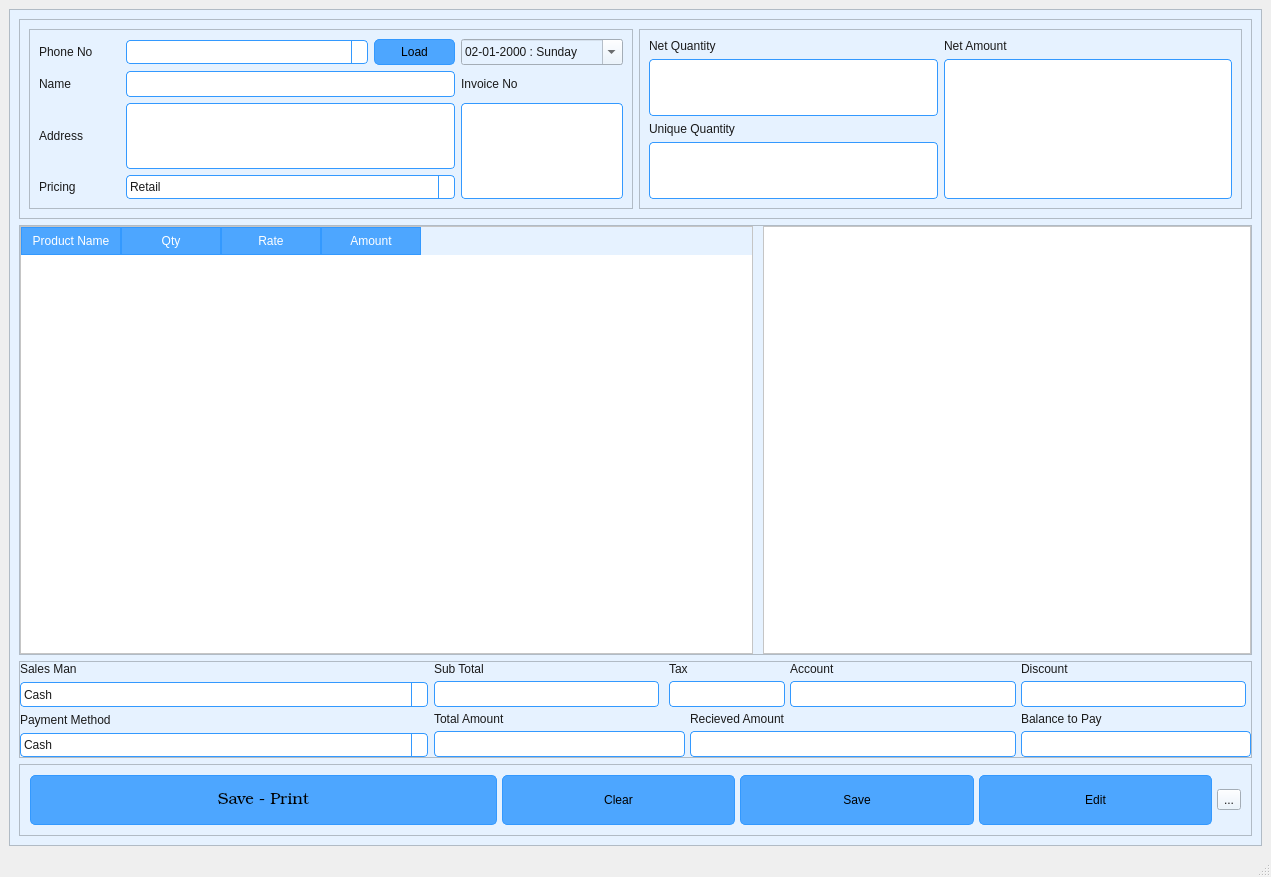
<?xml version="1.0" encoding="UTF-8"?>
<ui version="4.0">
 <class>MainWindow</class>
 <widget class="QMainWindow" name="MainWindow">
  <property name="geometry">
   <rect>
    <x>0</x>
    <y>0</y>
    <width>1271</width>
    <height>877</height>
   </rect>
  </property>
  <property name="windowTitle">
   <string>MainWindow</string>
  </property>
  <widget class="QWidget" name="centralwidget">
   <layout class="QVBoxLayout" name="verticalLayout_2">
    <item>
     <widget class="QScrollArea" name="scrollArea">
      <property name="sizePolicy">
       <sizepolicy hsizetype="Expanding" vsizetype="Expanding">
        <horstretch>0</horstretch>
        <verstretch>0</verstretch>
       </sizepolicy>
      </property>
      <property name="autoFillBackground">
       <bool>false</bool>
      </property>
      <property name="styleSheet">
       <string notr="true">/* Global font and base style for all widgets */
QWidget {
font:  9pt &quot;Bookman Old Style&quot;;

    color: #1a1a1a;
    background-color: #e6f2ff; /* very light blue background */
}

/* QPushButton */
QPushButton {
    background-color: #4da6ff; /* light blue */
    color: black;
    border: 1px solid #3399ff;
    border-radius: 5px;
    padding: 5px 10px;
}

QPushButton:hover {
    background-color: #3399ff;
}

QPushButton:pressed {
    background-color: #007acc;
}

/* QLineEdit */
QLineEdit {
    border: 1px solid #3399ff;
    border-radius: 4px;
    padding: 4px;
    background-color: #ffffff;
    selection-background-color: #99ccff;
}

/* QTextEdit */
QTextEdit {
    border: 1px solid #3399ff;
    border-radius: 4px;
    background-color: #ffffff;
    selection-background-color: #99ccff;
}

/* QLabel */
QLabel {
    color: #1a1a1a;
    font-weight: normal;
}

/* QComboBox */
QComboBox {
    border: 1px solid #3399ff;
    border-radius: 4px;
    padding: 3px;
    background-color: #ffffff;
}

QComboBox::drop-down {
    border-left: 1px solid #3399ff;
}

QComboBox QAbstractItemView {
    background-color: #e6f2ff;
    selection-background-color: #99ccff;
}

/* QTableView / QTreeView */
QTableView, QTreeView {
    gridline-color: #3399ff;
    background-color: #ffffff;
    alternate-background-color: #f2f9ff;
    selection-background-color: #99ccff;
}

/* QHeaderView for tables */
QHeaderView::section {
    background-color: #4da6ff;
    color: white;
    padding: 4px;
    border: 1px solid #3399ff;
}

/* QCheckBox and QRadioButton */
QCheckBox, QRadioButton {
    spacing: 5px;
}

QCheckBox::indicator, QRadioButton::indicator {
    width: 16px;
    height: 16px;
}

/* QSlider */
QSlider::groove:horizontal {
    border: 1px solid #3399ff;
    height: 6px;
    background: #cce6ff;
    border-radius: 3px;
}

QSlider::handle:horizontal {
    background: #4da6ff;
    border: 1px solid #3399ff;
    width: 12px;
    margin: -5px 0;
    border-radius: 6px;
}

/* QProgressBar */
QProgressBar {
    border: 1px solid #3399ff;
    border-radius: 5px;
    text-align: center;
    background-color: #cce6ff;
}

QProgressBar::chunk {
    background-color: #4da6ff;
    width: 10px;
}

QGroupBox::title {
    font-weight: bold;
    color: #1a1a1a; /* optional: set title color */
    subcontrol-origin: margin;
    subcontrol-position: top left;
    padding: 0 3px;
}


/* Hover effect for enabled button */
QPushButton:hover:!disabled {
    background-color: #3399ff;
}

/* Pressed effect for enabled button */
QPushButton:pressed:!disabled {
    background-color: #007acc;
}

/* Disabled button */
QPushButton:disabled {
    background-color: #d9d9d9; /* light grey */
    color: #a6a6a6;           /* grey text */
    border: 1px solid #bfbfbf;
}


/* Drop-down button area */
QComboBox::drop-down {
    subcontrol-origin: padding;
    subcontrol-position: top right;
    width: 20px;
    border-left: 1px solid #3399ff;
    background-color: #4da6ff; /* light blue button */
    border-top-right-radius: 4px;
    border-bottom-right-radius: 4px;
    image:url(/Source_icon/chevrons-down.svg) /* custom arrow icon */
}
QComboBox::down-arrow {
    image: url(:/Source_icon/chevrons-down.svg);
    width: 12px;
    height: 12px;
}</string>
      </property>
      <property name="widgetResizable">
       <bool>true</bool>
      </property>
      <widget class="QWidget" name="scrollAreaWidgetContents">
       <property name="geometry">
        <rect>
         <x>0</x>
         <y>0</y>
         <width>1247</width>
         <height>802</height>
        </rect>
       </property>
       <layout class="QVBoxLayout" name="verticalLayout_3" stretch="0,6,0,0">
        <item>
         <widget class="QFrame" name="frame_2">
          <property name="sizePolicy">
           <sizepolicy hsizetype="Preferred" vsizetype="Preferred">
            <horstretch>0</horstretch>
            <verstretch>0</verstretch>
           </sizepolicy>
          </property>
          <property name="minimumSize">
           <size>
            <width>0</width>
            <height>0</height>
           </size>
          </property>
          <property name="maximumSize">
           <size>
            <width>16777215</width>
            <height>200</height>
           </size>
          </property>
          <property name="frameShape">
           <enum>QFrame::StyledPanel</enum>
          </property>
          <property name="frameShadow">
           <enum>QFrame::Sunken</enum>
          </property>
          <layout class="QGridLayout" name="gridLayout_4">
           <item row="0" column="0">
            <widget class="QFrame" name="frame_3">
             <property name="sizePolicy">
              <sizepolicy hsizetype="Preferred" vsizetype="Preferred">
               <horstretch>1</horstretch>
               <verstretch>0</verstretch>
              </sizepolicy>
             </property>
             <property name="frameShape">
              <enum>QFrame::StyledPanel</enum>
             </property>
             <property name="frameShadow">
              <enum>QFrame::Raised</enum>
             </property>
             <layout class="QGridLayout" name="gridLayout" columnstretch="1,2,0,1,2">
              <item row="1" column="4">
               <widget class="QLabel" name="label_6">
                <property name="text">
                 <string>Invoice No</string>
                </property>
               </widget>
              </item>
              <item row="2" column="0">
               <widget class="QLabel" name="label_3">
                <property name="text">
                 <string>Address</string>
                </property>
               </widget>
              </item>
              <item row="3" column="0">
               <widget class="QLabel" name="label_4">
                <property name="text">
                 <string>Pricing</string>
                </property>
               </widget>
              </item>
              <item row="0" column="0">
               <widget class="QLabel" name="label">
                <property name="text">
                 <string>Phone No</string>
                </property>
               </widget>
              </item>
              <item row="0" column="4">
               <widget class="QDateEdit" name="IQDE_InvDate">
                <property name="sizePolicy">
                 <sizepolicy hsizetype="Preferred" vsizetype="Preferred">
                  <horstretch>0</horstretch>
                  <verstretch>0</verstretch>
                 </sizepolicy>
                </property>
                <property name="displayFormat">
                 <string>dd-MM-yyyy : dddd</string>
                </property>
                <property name="calendarPopup">
                 <bool>true</bool>
                </property>
                <property name="date">
                 <date>
                  <year>2000</year>
                  <month>1</month>
                  <day>2</day>
                 </date>
                </property>
               </widget>
              </item>
              <item row="1" column="0">
               <widget class="QLabel" name="label_2">
                <property name="text">
                 <string>Name</string>
                </property>
               </widget>
              </item>
              <item row="2" column="4" rowspan="2">
               <widget class="QTextEdit" name="IQTE_InvNo">
                <property name="sizePolicy">
                 <sizepolicy hsizetype="Preferred" vsizetype="Preferred">
                  <horstretch>0</horstretch>
                  <verstretch>0</verstretch>
                 </sizepolicy>
                </property>
                <property name="verticalScrollBarPolicy">
                 <enum>Qt::ScrollBarAlwaysOff</enum>
                </property>
                <property name="horizontalScrollBarPolicy">
                 <enum>Qt::ScrollBarAlwaysOff</enum>
                </property>
                <property name="readOnly">
                 <bool>true</bool>
                </property>
                <property name="html">
                 <string>&lt;!DOCTYPE HTML PUBLIC &quot;-//W3C//DTD HTML 4.0//EN&quot; &quot;http://www.w3.org/TR/REC-html40/strict.dtd&quot;&gt;
&lt;html&gt;&lt;head&gt;&lt;meta name=&quot;qrichtext&quot; content=&quot;1&quot; /&gt;&lt;style type=&quot;text/css&quot;&gt;
p, li { white-space: pre-wrap; }
&lt;/style&gt;&lt;/head&gt;&lt;body style=&quot; font-family:'Bookman Old Style'; font-size:9pt; font-weight:400; font-style:normal;&quot;&gt;
&lt;p style=&quot;-qt-paragraph-type:empty; margin-top:0px; margin-bottom:0px; margin-left:0px; margin-right:0px; -qt-block-indent:0; text-indent:0px; font-family:'MS Shell Dlg 2'; font-size:7.8pt;&quot;&gt;&lt;br /&gt;&lt;/p&gt;
&lt;p style=&quot;-qt-paragraph-type:empty; margin-top:0px; margin-bottom:0px; margin-left:0px; margin-right:0px; -qt-block-indent:0; text-indent:0px; font-family:'MS Shell Dlg 2'; font-size:16pt; font-weight:600;&quot;&gt;&lt;br /&gt;&lt;/p&gt;&lt;/body&gt;&lt;/html&gt;</string>
                </property>
               </widget>
              </item>
              <item row="3" column="1" colspan="3">
               <widget class="QComboBox" name="IQCB_pricing">
                <property name="sizePolicy">
                 <sizepolicy hsizetype="Preferred" vsizetype="Preferred">
                  <horstretch>1</horstretch>
                  <verstretch>0</verstretch>
                 </sizepolicy>
                </property>
                <item>
                 <property name="text">
                  <string>Retail</string>
                 </property>
                </item>
                <item>
                 <property name="text">
                  <string>Wholesale</string>
                 </property>
                </item>
               </widget>
              </item>
              <item row="1" column="1" colspan="3">
               <widget class="QLineEdit" name="IQLE_CustomerName">
                <property name="sizePolicy">
                 <sizepolicy hsizetype="Expanding" vsizetype="Preferred">
                  <horstretch>1</horstretch>
                  <verstretch>0</verstretch>
                 </sizepolicy>
                </property>
               </widget>
              </item>
              <item row="0" column="3">
               <widget class="QPushButton" name="IQPB_LoadCustomer">
                <property name="text">
                 <string>Load</string>
                </property>
               </widget>
              </item>
              <item row="2" column="1" colspan="3">
               <widget class="QLineEdit" name="IQLE_Address">
                <property name="sizePolicy">
                 <sizepolicy hsizetype="Expanding" vsizetype="Preferred">
                  <horstretch>1</horstretch>
                  <verstretch>1</verstretch>
                 </sizepolicy>
                </property>
               </widget>
              </item>
              <item row="0" column="1" colspan="2">
               <widget class="QComboBox" name="IQCB_PhoneNumber">
                <property name="editable">
                 <bool>false</bool>
                </property>
               </widget>
              </item>
             </layout>
            </widget>
           </item>
           <item row="0" column="1">
            <widget class="QFrame" name="frame">
             <property name="sizePolicy">
              <sizepolicy hsizetype="Preferred" vsizetype="Preferred">
               <horstretch>1</horstretch>
               <verstretch>0</verstretch>
              </sizepolicy>
             </property>
             <property name="frameShape">
              <enum>QFrame::StyledPanel</enum>
             </property>
             <property name="frameShadow">
              <enum>QFrame::Raised</enum>
             </property>
             <layout class="QGridLayout" name="gridLayout_2">
              <item row="0" column="0">
               <widget class="QLabel" name="label_5">
                <property name="text">
                 <string>Net Quantity</string>
                </property>
               </widget>
              </item>
              <item row="0" column="1">
               <widget class="QLabel" name="label_9">
                <property name="text">
                 <string>Net Amount</string>
                </property>
               </widget>
              </item>
              <item row="1" column="0">
               <widget class="QTextEdit" name="IQTE_NetQuantity">
                <property name="sizePolicy">
                 <sizepolicy hsizetype="Preferred" vsizetype="Preferred">
                  <horstretch>0</horstretch>
                  <verstretch>0</verstretch>
                 </sizepolicy>
                </property>
                <property name="font">
                 <font>
                  <family>Bookman Old Style</family>
                  <pointsize>14</pointsize>
                  <weight>3</weight>
                  <italic>false</italic>
                  <bold>false</bold>
                 </font>
                </property>
                <property name="styleSheet">
                 <string notr="true">font: 25 14pt &quot;Bookman Old Style&quot;;
padding-top: 5px;</string>
                </property>
                <property name="verticalScrollBarPolicy">
                 <enum>Qt::ScrollBarAlwaysOff</enum>
                </property>
                <property name="horizontalScrollBarPolicy">
                 <enum>Qt::ScrollBarAlwaysOff</enum>
                </property>
                <property name="readOnly">
                 <bool>true</bool>
                </property>
                <property name="html">
                 <string>&lt;!DOCTYPE HTML PUBLIC &quot;-//W3C//DTD HTML 4.0//EN&quot; &quot;http://www.w3.org/TR/REC-html40/strict.dtd&quot;&gt;
&lt;html&gt;&lt;head&gt;&lt;meta name=&quot;qrichtext&quot; content=&quot;1&quot; /&gt;&lt;style type=&quot;text/css&quot;&gt;
p, li { white-space: pre-wrap; }
&lt;/style&gt;&lt;/head&gt;&lt;body style=&quot; font-family:'Bookman Old Style'; font-size:14pt; font-weight:24; font-style:normal;&quot;&gt;
&lt;p style=&quot;-qt-paragraph-type:empty; margin-top:0px; margin-bottom:0px; margin-left:0px; margin-right:0px; -qt-block-indent:0; text-indent:0px;&quot;&gt;&lt;br /&gt;&lt;/p&gt;&lt;/body&gt;&lt;/html&gt;</string>
                </property>
               </widget>
              </item>
              <item row="2" column="0">
               <widget class="QLabel" name="label_7">
                <property name="sizePolicy">
                 <sizepolicy hsizetype="Preferred" vsizetype="Preferred">
                  <horstretch>0</horstretch>
                  <verstretch>1</verstretch>
                 </sizepolicy>
                </property>
                <property name="text">
                 <string>Unique Quantity</string>
                </property>
               </widget>
              </item>
              <item row="3" column="0">
               <widget class="QTextEdit" name="IQTE_UniqueQuantity">
                <property name="sizePolicy">
                 <sizepolicy hsizetype="Preferred" vsizetype="Preferred">
                  <horstretch>0</horstretch>
                  <verstretch>0</verstretch>
                 </sizepolicy>
                </property>
                <property name="styleSheet">
                 <string notr="true">font: 25 14pt &quot;Bookman Old Style&quot;;
padding-top: 5px;</string>
                </property>
                <property name="verticalScrollBarPolicy">
                 <enum>Qt::ScrollBarAlwaysOff</enum>
                </property>
                <property name="horizontalScrollBarPolicy">
                 <enum>Qt::ScrollBarAlwaysOff</enum>
                </property>
                <property name="readOnly">
                 <bool>true</bool>
                </property>
                <property name="html">
                 <string>&lt;!DOCTYPE HTML PUBLIC &quot;-//W3C//DTD HTML 4.0//EN&quot; &quot;http://www.w3.org/TR/REC-html40/strict.dtd&quot;&gt;
&lt;html&gt;&lt;head&gt;&lt;meta name=&quot;qrichtext&quot; content=&quot;1&quot; /&gt;&lt;style type=&quot;text/css&quot;&gt;
p, li { white-space: pre-wrap; }
&lt;/style&gt;&lt;/head&gt;&lt;body style=&quot; font-family:'Bookman Old Style'; font-size:14pt; font-weight:24; font-style:normal;&quot;&gt;
&lt;p style=&quot;-qt-paragraph-type:empty; margin-top:0px; margin-bottom:0px; margin-left:0px; margin-right:0px; -qt-block-indent:0; text-indent:0px; font-family:'MS Shell Dlg 2'; font-size:7.8pt; font-weight:400;&quot;&gt;&lt;br /&gt;&lt;/p&gt;
&lt;p style=&quot;-qt-paragraph-type:empty; margin-top:0px; margin-bottom:0px; margin-left:0px; margin-right:0px; -qt-block-indent:0; text-indent:0px; font-family:'MS Shell Dlg 2'; font-size:16pt; font-weight:600;&quot;&gt;&lt;br /&gt;&lt;/p&gt;&lt;/body&gt;&lt;/html&gt;</string>
                </property>
               </widget>
              </item>
              <item row="1" column="1" rowspan="3">
               <widget class="QTextEdit" name="IQTE_NetAmount">
                <property name="sizePolicy">
                 <sizepolicy hsizetype="Preferred" vsizetype="Preferred">
                  <horstretch>0</horstretch>
                  <verstretch>0</verstretch>
                 </sizepolicy>
                </property>
                <property name="readOnly">
                 <bool>true</bool>
                </property>
                <property name="html">
                 <string>&lt;!DOCTYPE HTML PUBLIC &quot;-//W3C//DTD HTML 4.0//EN&quot; &quot;http://www.w3.org/TR/REC-html40/strict.dtd&quot;&gt;
&lt;html&gt;&lt;head&gt;&lt;meta name=&quot;qrichtext&quot; content=&quot;1&quot; /&gt;&lt;style type=&quot;text/css&quot;&gt;
p, li { white-space: pre-wrap; }
&lt;/style&gt;&lt;/head&gt;&lt;body style=&quot; font-family:'Bookman Old Style'; font-size:9pt; font-weight:400; font-style:normal;&quot;&gt;
&lt;p style=&quot;-qt-paragraph-type:empty; margin-top:0px; margin-bottom:0px; margin-left:0px; margin-right:0px; -qt-block-indent:0; text-indent:0px; font-family:'MS Shell Dlg 2'; font-size:7.8pt;&quot;&gt;&lt;br /&gt;&lt;/p&gt;
&lt;p style=&quot;-qt-paragraph-type:empty; margin-top:0px; margin-bottom:0px; margin-left:0px; margin-right:0px; -qt-block-indent:0; text-indent:0px; font-family:'MS Shell Dlg 2'; font-size:16pt; font-weight:600;&quot;&gt;&lt;br /&gt;&lt;/p&gt;&lt;/body&gt;&lt;/html&gt;</string>
                </property>
               </widget>
              </item>
             </layout>
            </widget>
           </item>
          </layout>
         </widget>
        </item>
        <item>
         <widget class="QFrame" name="frame_4">
          <property name="sizePolicy">
           <sizepolicy hsizetype="Preferred" vsizetype="Expanding">
            <horstretch>0</horstretch>
            <verstretch>4</verstretch>
           </sizepolicy>
          </property>
          <property name="frameShape">
           <enum>QFrame::StyledPanel</enum>
          </property>
          <property name="frameShadow">
           <enum>QFrame::Sunken</enum>
          </property>
          <layout class="QHBoxLayout" name="horizontalLayout_3" stretch="3,2">
           <property name="spacing">
            <number>10</number>
           </property>
           <property name="leftMargin">
            <number>0</number>
           </property>
           <property name="topMargin">
            <number>0</number>
           </property>
           <property name="rightMargin">
            <number>0</number>
           </property>
           <property name="bottomMargin">
            <number>0</number>
           </property>
           <item>
            <widget class="QTableWidget" name="IQTB_BillList">
             <column>
              <property name="text">
               <string>Product Name</string>
              </property>
             </column>
             <column>
              <property name="text">
               <string>Qty</string>
              </property>
             </column>
             <column>
              <property name="text">
               <string>Rate</string>
              </property>
             </column>
             <column>
              <property name="text">
               <string>Amount</string>
              </property>
             </column>
            </widget>
           </item>
           <item>
            <widget class="QTableView" name="IQTB_ProductList">
             <property name="selectionBehavior">
              <enum>QAbstractItemView::SelectRows</enum>
             </property>
            </widget>
           </item>
          </layout>
         </widget>
        </item>
        <item>
         <widget class="QFrame" name="frame_5">
          <property name="sizePolicy">
           <sizepolicy hsizetype="Preferred" vsizetype="Preferred">
            <horstretch>0</horstretch>
            <verstretch>1</verstretch>
           </sizepolicy>
          </property>
          <property name="frameShape">
           <enum>QFrame::StyledPanel</enum>
          </property>
          <property name="frameShadow">
           <enum>QFrame::Raised</enum>
          </property>
          <layout class="QHBoxLayout" name="horizontalLayout_5" stretch="1,0">
           <property name="leftMargin">
            <number>0</number>
           </property>
           <property name="topMargin">
            <number>0</number>
           </property>
           <property name="rightMargin">
            <number>0</number>
           </property>
           <property name="bottomMargin">
            <number>0</number>
           </property>
           <item>
            <widget class="QWidget" name="widget" native="true">
             <property name="sizePolicy">
              <sizepolicy hsizetype="Preferred" vsizetype="Preferred">
               <horstretch>1</horstretch>
               <verstretch>0</verstretch>
              </sizepolicy>
             </property>
             <layout class="QVBoxLayout" name="verticalLayout">
              <property name="leftMargin">
               <number>0</number>
              </property>
              <property name="topMargin">
               <number>0</number>
              </property>
              <property name="rightMargin">
               <number>0</number>
              </property>
              <property name="bottomMargin">
               <number>0</number>
              </property>
              <item>
               <widget class="QLabel" name="label_8">
                <property name="sizePolicy">
                 <sizepolicy hsizetype="Preferred" vsizetype="Preferred">
                  <horstretch>1</horstretch>
                  <verstretch>0</verstretch>
                 </sizepolicy>
                </property>
                <property name="text">
                 <string>Sales Man</string>
                </property>
               </widget>
              </item>
              <item>
               <widget class="QComboBox" name="IQCB_SaleMan">
                <property name="sizePolicy">
                 <sizepolicy hsizetype="Preferred" vsizetype="Expanding">
                  <horstretch>0</horstretch>
                  <verstretch>0</verstretch>
                 </sizepolicy>
                </property>
                <item>
                 <property name="text">
                  <string>Cash</string>
                 </property>
                </item>
                <item>
                 <property name="text">
                  <string>UPI</string>
                 </property>
                </item>
                <item>
                 <property name="text">
                  <string>Card</string>
                 </property>
                </item>
               </widget>
              </item>
              <item>
               <widget class="QLabel" name="label_19">
                <property name="sizePolicy">
                 <sizepolicy hsizetype="Preferred" vsizetype="Preferred">
                  <horstretch>1</horstretch>
                  <verstretch>0</verstretch>
                 </sizepolicy>
                </property>
                <property name="text">
                 <string>Payment Method</string>
                </property>
               </widget>
              </item>
              <item>
               <widget class="QComboBox" name="IQCB_PayMethod">
                <property name="sizePolicy">
                 <sizepolicy hsizetype="Preferred" vsizetype="Expanding">
                  <horstretch>0</horstretch>
                  <verstretch>0</verstretch>
                 </sizepolicy>
                </property>
                <item>
                 <property name="text">
                  <string>Cash</string>
                 </property>
                </item>
                <item>
                 <property name="text">
                  <string>UPI</string>
                 </property>
                </item>
                <item>
                 <property name="text">
                  <string>Card</string>
                 </property>
                </item>
               </widget>
              </item>
             </layout>
            </widget>
           </item>
           <item>
            <widget class="QWidget" name="widget_2" native="true">
             <property name="sizePolicy">
              <sizepolicy hsizetype="Preferred" vsizetype="Preferred">
               <horstretch>2</horstretch>
               <verstretch>0</verstretch>
              </sizepolicy>
             </property>
             <layout class="QGridLayout" name="gridLayout_3">
              <property name="leftMargin">
               <number>0</number>
              </property>
              <property name="topMargin">
               <number>0</number>
              </property>
              <property name="rightMargin">
               <number>0</number>
              </property>
              <property name="bottomMargin">
               <number>0</number>
              </property>
              <property name="spacing">
               <number>5</number>
              </property>
              <item row="0" column="0">
               <widget class="QLabel" name="label_10">
                <property name="text">
                 <string>Sub Total</string>
                </property>
               </widget>
              </item>
              <item row="0" column="2" colspan="2">
               <widget class="QLabel" name="label_13">
                <property name="text">
                 <string>Tax</string>
                </property>
               </widget>
              </item>
              <item row="0" column="4">
               <widget class="QLabel" name="label_14">
                <property name="text">
                 <string>Account</string>
                </property>
               </widget>
              </item>
              <item row="0" column="5">
               <widget class="QLabel" name="label_15">
                <property name="text">
                 <string>Discount</string>
                </property>
               </widget>
              </item>
              <item row="2" column="0">
               <widget class="QLineEdit" name="IQLE_SubTotal">
                <property name="sizePolicy">
                 <sizepolicy hsizetype="Expanding" vsizetype="Expanding">
                  <horstretch>0</horstretch>
                  <verstretch>0</verstretch>
                 </sizepolicy>
                </property>
                <property name="readOnly">
                 <bool>true</bool>
                </property>
               </widget>
              </item>
              <item row="2" column="2" colspan="2">
               <widget class="QLineEdit" name="IQLE_Tax">
                <property name="sizePolicy">
                 <sizepolicy hsizetype="Expanding" vsizetype="Expanding">
                  <horstretch>0</horstretch>
                  <verstretch>0</verstretch>
                 </sizepolicy>
                </property>
               </widget>
              </item>
              <item row="2" column="5">
               <widget class="QLineEdit" name="IQLE_Discount">
                <property name="sizePolicy">
                 <sizepolicy hsizetype="Expanding" vsizetype="Expanding">
                  <horstretch>0</horstretch>
                  <verstretch>0</verstretch>
                 </sizepolicy>
                </property>
               </widget>
              </item>
              <item row="4" column="0">
               <widget class="QLabel" name="label_16">
                <property name="text">
                 <string>Total Amount</string>
                </property>
               </widget>
              </item>
              <item row="2" column="4">
               <widget class="QLineEdit" name="IQLE_Account">
                <property name="sizePolicy">
                 <sizepolicy hsizetype="Expanding" vsizetype="Expanding">
                  <horstretch>0</horstretch>
                  <verstretch>0</verstretch>
                 </sizepolicy>
                </property>
               </widget>
              </item>
              <item row="4" column="5">
               <widget class="QLabel" name="label_18">
                <property name="text">
                 <string>Balance to Pay</string>
                </property>
               </widget>
              </item>
              <item row="5" column="0" colspan="3">
               <widget class="QLineEdit" name="IQLE_TotalAmount">
                <property name="sizePolicy">
                 <sizepolicy hsizetype="Expanding" vsizetype="Expanding">
                  <horstretch>0</horstretch>
                  <verstretch>0</verstretch>
                 </sizepolicy>
                </property>
               </widget>
              </item>
              <item row="5" column="3" colspan="2">
               <widget class="QLineEdit" name="lineEdit_10">
                <property name="sizePolicy">
                 <sizepolicy hsizetype="Expanding" vsizetype="Expanding">
                  <horstretch>0</horstretch>
                  <verstretch>0</verstretch>
                 </sizepolicy>
                </property>
               </widget>
              </item>
              <item row="5" column="5" colspan="2">
               <widget class="QLineEdit" name="IQLE_BalAccount">
                <property name="sizePolicy">
                 <sizepolicy hsizetype="Expanding" vsizetype="Expanding">
                  <horstretch>0</horstretch>
                  <verstretch>0</verstretch>
                 </sizepolicy>
                </property>
               </widget>
              </item>
              <item row="4" column="3">
               <widget class="QLabel" name="label_17">
                <property name="text">
                 <string>Recieved Amount</string>
                </property>
               </widget>
              </item>
             </layout>
            </widget>
           </item>
          </layout>
         </widget>
        </item>
        <item>
         <widget class="QFrame" name="frame_6">
          <property name="sizePolicy">
           <sizepolicy hsizetype="Preferred" vsizetype="Preferred">
            <horstretch>0</horstretch>
            <verstretch>1</verstretch>
           </sizepolicy>
          </property>
          <property name="frameShape">
           <enum>QFrame::StyledPanel</enum>
          </property>
          <property name="frameShadow">
           <enum>QFrame::Raised</enum>
          </property>
          <layout class="QHBoxLayout" name="horizontalLayout_4" stretch="2,1,1,1,0">
           <property name="spacing">
            <number>5</number>
           </property>
           <property name="leftMargin">
            <number>10</number>
           </property>
           <property name="topMargin">
            <number>10</number>
           </property>
           <property name="rightMargin">
            <number>10</number>
           </property>
           <property name="bottomMargin">
            <number>10</number>
           </property>
           <item>
            <widget class="QPushButton" name="IQPB_SavePrint">
             <property name="sizePolicy">
              <sizepolicy hsizetype="Minimum" vsizetype="Expanding">
               <horstretch>0</horstretch>
               <verstretch>0</verstretch>
              </sizepolicy>
             </property>
             <property name="font">
              <font>
               <family>Bookman Old Style</family>
               <pointsize>12</pointsize>
               <weight>7</weight>
               <italic>false</italic>
               <bold>false</bold>
              </font>
             </property>
             <property name="styleSheet">
              <string notr="true">font: 63 12pt &quot;Bookman Old Style&quot;;
</string>
             </property>
             <property name="text">
              <string>Save - Print</string>
             </property>
             <property name="shortcut">
              <string>Ctrl+Return</string>
             </property>
            </widget>
           </item>
           <item>
            <widget class="QPushButton" name="IQPB_Clear">
             <property name="sizePolicy">
              <sizepolicy hsizetype="Minimum" vsizetype="Expanding">
               <horstretch>0</horstretch>
               <verstretch>0</verstretch>
              </sizepolicy>
             </property>
             <property name="text">
              <string>Clear</string>
             </property>
             <property name="shortcut">
              <string>F5</string>
             </property>
            </widget>
           </item>
           <item>
            <widget class="QPushButton" name="IQPB_Save">
             <property name="sizePolicy">
              <sizepolicy hsizetype="Minimum" vsizetype="Expanding">
               <horstretch>0</horstretch>
               <verstretch>0</verstretch>
              </sizepolicy>
             </property>
             <property name="text">
              <string>Save</string>
             </property>
            </widget>
           </item>
           <item>
            <widget class="QPushButton" name="IQPBEdit">
             <property name="sizePolicy">
              <sizepolicy hsizetype="Minimum" vsizetype="Expanding">
               <horstretch>0</horstretch>
               <verstretch>0</verstretch>
              </sizepolicy>
             </property>
             <property name="text">
              <string>Edit</string>
             </property>
            </widget>
           </item>
           <item>
            <widget class="QToolButton" name="IQTB_Menu">
             <property name="text">
              <string>...</string>
             </property>
            </widget>
           </item>
          </layout>
         </widget>
        </item>
       </layout>
      </widget>
     </widget>
    </item>
   </layout>
  </widget>
  <widget class="QMenuBar" name="menubar">
   <property name="geometry">
    <rect>
     <x>0</x>
     <y>0</y>
     <width>1271</width>
     <height>26</height>
    </rect>
   </property>
  </widget>
  <widget class="QStatusBar" name="statusbar"/>
 </widget>
 <tabstops>
  <tabstop>IQDE_InvDate</tabstop>
  <tabstop>IQCB_pricing</tabstop>
  <tabstop>IQLE_Address</tabstop>
  <tabstop>IQTE_InvNo</tabstop>
  <tabstop>scrollArea</tabstop>
  <tabstop>IQTE_NetQuantity</tabstop>
  <tabstop>IQTE_UniqueQuantity</tabstop>
  <tabstop>IQTE_NetAmount</tabstop>
  <tabstop>IQLE_CustomerName</tabstop>
  <tabstop>IQTB_ProductList</tabstop>
  <tabstop>IQCB_SaleMan</tabstop>
  <tabstop>IQTB_BillList</tabstop>
  <tabstop>IQCB_PayMethod</tabstop>
  <tabstop>IQLE_Account</tabstop>
  <tabstop>IQLE_SubTotal</tabstop>
  <tabstop>IQLE_BalAccount</tabstop>
  <tabstop>IQLE_Discount</tabstop>
  <tabstop>IQLE_TotalAmount</tabstop>
  <tabstop>IQLE_Tax</tabstop>
  <tabstop>lineEdit_10</tabstop>
  <tabstop>IQPB_SavePrint</tabstop>
  <tabstop>IQPB_Clear</tabstop>
  <tabstop>IQPB_Save</tabstop>
  <tabstop>IQPBEdit</tabstop>
  <tabstop>IQTB_Menu</tabstop>
  <tabstop>IQPB_LoadCustomer</tabstop>
  <tabstop>IQCB_PhoneNumber</tabstop>
 </tabstops>
 <resources/>
 <connections/>
</ui>
